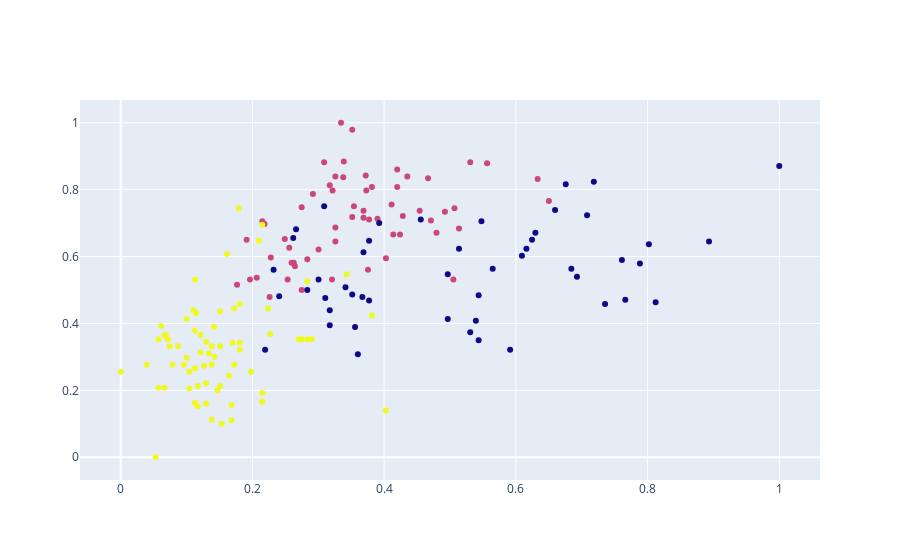

Notebook cell for this chart:
### Code cell
fig = go.Figure()

fig.add_trace(go.Scatter(x = df['Color_Intensity'], y=df['Alcohol'],
                         mode = 'markers',
                         marker = dict(color = grouper.labels_.astype(np.float)),
                         text = labels))
fig.show()

### Figure 1 — Plotly figure (JSON) as saved in the notebook; plotly's stock layout.template omitted (floating-point values rounded to 4 significant figures; data arrays with more than 128 entries replaced by an {"elided": "..."} marker saying what was removed)
{"data": [{"marker": {"color": {"elided": "178 int values"}}, "mode": "markers", "text": {"elided": "178 int values"}, "type": "scatter", "x": {"elided": "178 float values"}, "y": {"elided": "178 float values"}}], "layout": {}}
